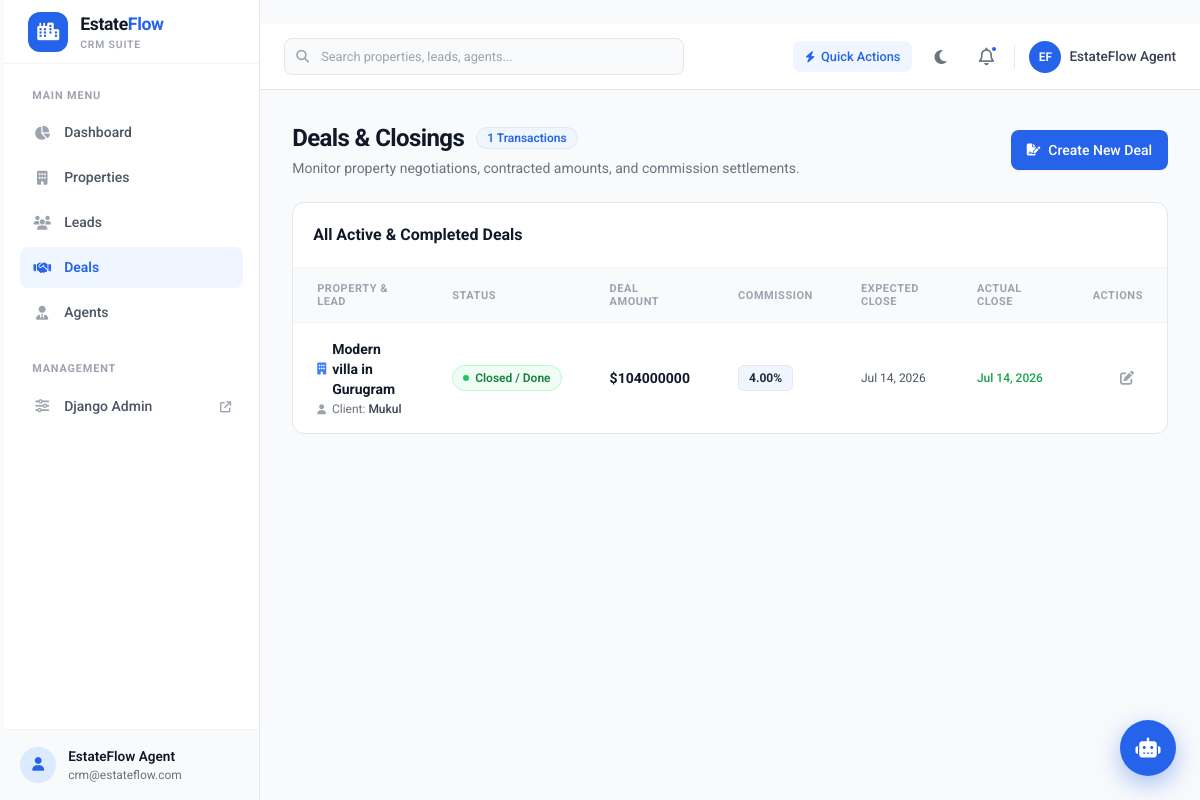
The app's page /deals/, older data.
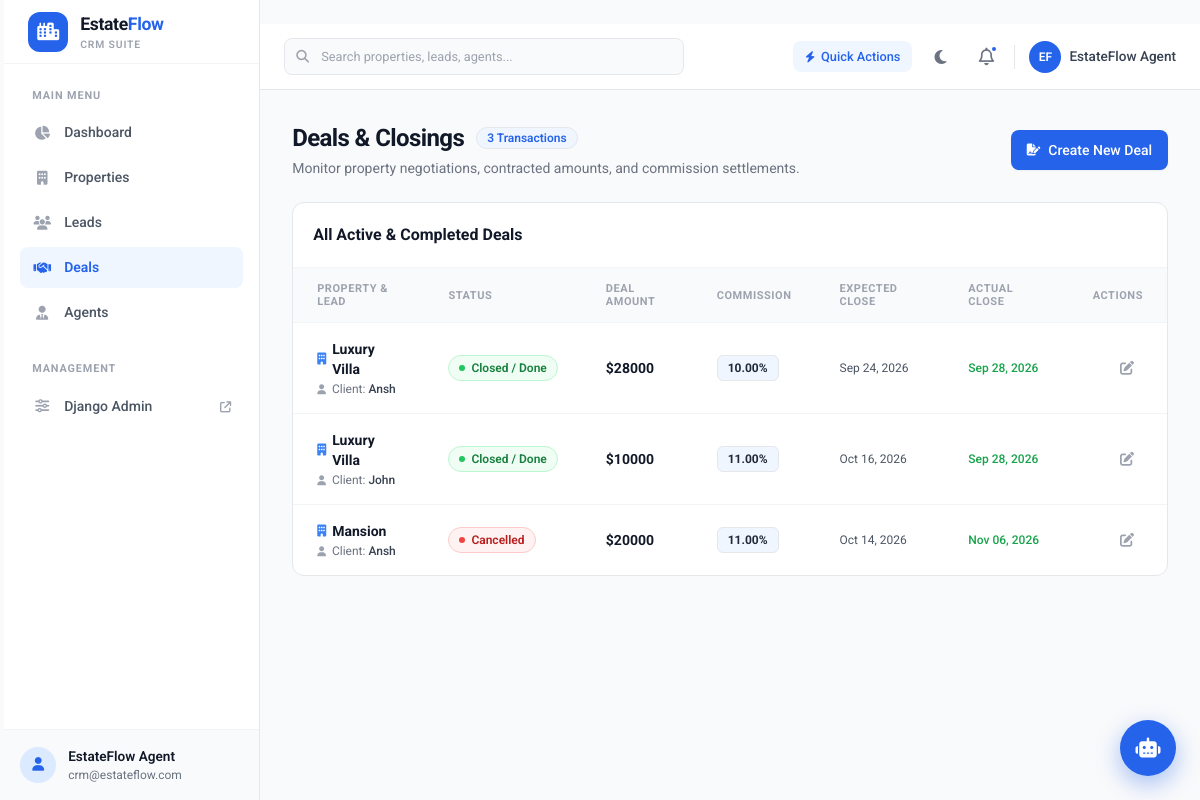
The same page, newer data.
### core/models.py (models this page shows, shortened)
class Deal(models.Model):
    class DealStatus(models.TextChoices):
        CANCELLED = "cancelled", "Cancelled"
        PENDING = "pending", "Pending"
        DONE = "done", "Done"
    lead = models.ForeignKey(to=Lead, on_delete=models.CASCADE)
    property = models.ForeignKey(to=Property, on_delete=models.CASCADE)
    status = models.CharField(
        max_length=12, choices=DealStatus.choices, default=DealStatus.PENDING
    )
    amount = models.DecimalField(max_digits=12, decimal_places=2)
    expected_closing_date = models.DateField()
    actual_closing_date = models.DateField(null=True, blank=True)
    commission_percent = models.DecimalField(max_digits=4, decimal_places=2)
    created_at = models.DateTimeField(auto_now_add=True)

class Property(models.Model):
    class ProperyType(models.TextChoices):
        APARTMENT = "apartment", "Apartment"
        VILLA = "villa", "Villa"
        COMMERCIAL = "commercial", "Commercial"
        PLOT = "plot", "Plot"
    class Status(models.TextChoices):
        AVAILABLE = "available", "Available"
        SOLD = "sold", "Sold"
    title = models.CharField(max_length=255)
    description = models.TextField()
    address = models.CharField(max_length=255)
    city = models.CharField(max_length=255)
    property_type = models.CharField(max_length=12, choices=ProperyType.choices)
    image = models.ImageField(upload_to="properties")
    price = models.DecimalField(max_digits=12, decimal_places=2)
    status = models.CharField(
        max_length=12, choices=Status.choices, default=Status.AVAILABLE
    )
    listing_agent = models.ForeignKey(
        to=Agent, on_delete=models.DO_NOTHING, null=True, blank=True
    )
    area_sqft = models.PositiveIntegerField()
    listed_at = models.DateTimeField(auto_now_add=True)
    def __str__(self):
        return self.title

class Lead(models.Model):
    class LeadStatus(models.TextChoices):
        NEW = "new", "New"
        CONTACTED = "contacted", "Contacted"
        SITE_VISITED = "site_visited", "Site Visited"
        NEGOTIATIONS = "negotiations", "Negotiations"
        LOST = "lost", "Lost"
        DONE = "done", "Done"
    class Source(models.TextChoices):
        WEBSITE = "website", "Website"
        REFERRAL = "referral", "Referral"
        WALKIN = "walkin", "Walkin"
    full_name = models.CharField(max_length=255)
    phone_number = models.CharField(max_length=10)
    source = models.CharField(max_length=12, choices=Source.choices)
    interested_property_types = models.CharField(max_length=255)
    min_budget = models.DecimalField(max_digits=12, decimal_places=2)
    max_budget = models.DecimalField(max_digits=12, decimal_places=2)
    status = models.CharField(max_length=16, choices=LeadStatus.choices)
    assigned_agent = models.ForeignKey(to=Agent, on_delete=models.DO_NOTHING)
    preferred_location = models.CharField(max_length=255)
    updated_at = models.DateTimeField(auto_now=True)
    created_at = models.DateTimeField(auto_now_add=True)
    def __str__(self):
        return self.full_name

### core/views.py (the view)
# urls.py: path("deals/", views.deals, name="deals"),
def deals(request):
    form = DealForm(request.POST or None, request.FILES or None)
    if request.method == "POST" and form.is_valid():
        form.save()
        return redirect("deals")
    queryset = Deal.objects.all()
    context = {"deals": queryset, "form": form if request.method == "POST" else DealForm()}
    return render(request, "pages/deals.html", context)

### core/forms.py
class DealForm(forms.ModelForm):
    class Meta:
        model = Deal
        fields = "__all__"
        widgets = {
            "expected_closing_date": forms.DateInput(
                attrs={"type": "date"},
                format="%Y-%m-%d",
            ),
            "actual_closing_date": forms.DateInput(
                attrs={"type": "date"},
                format="%Y-%m-%d",
            ),
        }

### core/templates/pages/deals.html (shortened to what the changed rows need)
{% extends 'base.html' %}
{% block content %}
<div class="space-y-6">
    <div class="flex flex-col sm:flex-row sm:items-center sm:justify-between gap-4">
        <div>
            <div class="flex items-center gap-3">
                <h1 class="text-2xl font-bold text-gray-900 dark:text-white tracking-tight">Deals & Closings</h1>
                <span class="px-2.5 py-0.5 text-xs font-semibold bg-brand-50 text-brand-600 rounded-full border border-brand-200">
                    {{ deals.count }} Transactions
                </span>
            </div>
        </div>
    </div>
    <div class="bg-white dark:bg-gray-800 rounded-xl shadow-xs border border-gray-200 dark:border-gray-700/80 overflow-hidden">
        <div class="p-4 sm:p-5 border-b border-gray-100 dark:border-gray-700 flex items-center justify-between">
            <h2 class="font-bold text-gray-900 dark:text-white text-base">All Active & Completed Deals</h2>
        </div>
        <div class="overflow-x-auto">
            <table class="w-full text-left border-collapse">
                <thead>
                    <tr class="bg-gray-50 dark:bg-gray-700/75 border-b border-gray-100 dark:border-gray-700 text-[11px] font-bold uppercase tracking-wider text-gray-400">
                        <th class="py-3.5 px-6">Property & Lead</th>
                        <th class="py-3.5 px-6">Status</th>
                        <th class="py-3.5 px-6">Deal Amount</th>
                        <th class="py-3.5 px-6">Commission</th>
                        <th class="py-3.5 px-6">Expected Close</th>
                        <th class="py-3.5 px-6">Actual Close</th>
                        <th class="py-3.5 px-6 text-right">Actions</th>
                    </tr>
                </thead>
                <tbody class="divide-y divide-gray-100 dark:divide-gray-700 text-sm">
                    {% for deal in deals %}
                    <tr class="hover:bg-gray-50 dark:bg-gray-700/60 transition-colors">
                        <td class="py-4 px-6">
                            <div class="space-y-0.5">
                                <p class="font-bold text-gray-900 dark:text-white flex items-center gap-1.5">
                                    <i class="fa-solid fa-building text-brand-500 text-xs"></i>
                                    <span>{{ deal.property.title }}</span>
                                </p>
                                <p class="text-xs text-gray-500 dark:text-gray-400 flex items-center gap-1.5">
                                    <i class="fa-solid fa-user text-gray-400 text-[10px]"></i>
                                    <span>Client: <span class="font-medium text-gray-700 dark:text-gray-300">{{ deal.lead.full_name }}</span></span>
                                </p>
                            </div>
                        </td>
                        <td class="py-4 px-6 whitespace-nowrap">
                            {% if deal.status == 'done' %}
                                <span class="inline-flex items-center gap-1.5 px-2.5 py-1 rounded-full text-xs font-semibold bg-green-50 text-green-700 border border-green-200">
                                    <span class="w-1.5 h-1.5 rounded-full bg-green-500"></span>Closed / Done
                                </span>
                            {% elif deal.status == 'pending' %}
                                <span class="inline-flex items-center gap-1.5 px-2.5 py-1 rounded-full text-xs font-semibold bg-yellow-50 text-yellow-700 border border-yellow-200">
                                    <span class="w-1.5 h-1.5 rounded-full bg-yellow-500"></span>Pending
                                </span>
                            {% else %}
                                <span class="inline-flex items-center gap-1.5 px-2.5 py-1 rounded-full text-xs font-semibold bg-red-50 text-red-700 border border-red-200">
                                    <span class="w-1.5 h-1.5 rounded-full bg-red-500"></span>Cancelled
                                </span>
                            {% endif %}
                        </td>
                        <td class="py-4 px-6 whitespace-nowrap">
                            <span class="font-bold text-gray-900 dark:text-white text-sm">${{ deal.amount|floatformat:0 }}</span>
                        </td>
                        <td class="py-4 px-6 whitespace-nowrap">
                            <span class="inline-flex items-center gap-1 px-2.5 py-1 rounded-md text-xs font-bold bg-brand-50 text-brand-700 border border-brand-200">
                                {{ deal.commission_percent }}%
                            </span>
                        </td>
                        <td class="py-4 px-6 whitespace-nowrap text-xs text-gray-600">
                            {{ deal.expected_closing_date|date:"M d, Y" }}
                        </td>
                        <td class="py-4 px-6 whitespace-nowrap text-xs text-gray-600">
                            {% if deal.actual_closing_date %}
                                <span class="font-medium text-green-600">{{ deal.actual_closing_date|date:"M d, Y" }}</span>
                            {% else %}
                                <span class="text-gray-400 italic">Pending</span>
                            {% endif %}
                        </td>
                        <td class="py-4 px-6 text-right whitespace-nowrap">
                            <a href="{% url 'edit-deal' deal.id %}" class="inline-flex items-center justify-center w-8 h-8 rounded-lg text-gray-400 hover:text-brand-600 hover:bg-brand-50 transition-colors" title="Edit Deal">
                                <i class="fa-solid fa-pen-to-square text-sm"></i>
                            </a>
                        </td>
                    </tr>
                    {% endfor %}
                </tbody>
            </table>
        </div>
    </div>
</div>
{% endblock %}

Row changes from the older to the newer data that the page shows:
removed Deal: property "Modern villa in Gurugram", lead.full_name "Mukul", status "done" (drawn), amount "104000000", commission_percent "4.00", expected_closing_date "Jul 14, 2026", actual_closing_date "Jul 14, 2026"
added Deal: property "Luxury Villa", lead.full_name "Ansh", status "done" (drawn), amount "28000", commission_percent "10.00", expected_closing_date "Sep 24, 2026", actual_closing_date "Sep 28, 2026"
added Deal: property "Luxury Villa", lead.full_name "John", status "done" (drawn), amount "10000", commission_percent "11.00", expected_closing_date "Oct 16, 2026", actual_closing_date "Sep 28, 2026"
added Deal: property "Mansion", lead.full_name "Ansh", status "cancelled" (drawn), amount "20000", commission_percent "11.00", expected_closing_date "Oct 14, 2026", actual_closing_date "Nov 06, 2026"
Text that changed along with them:
{{ deals.count }}: "1" → "3"
